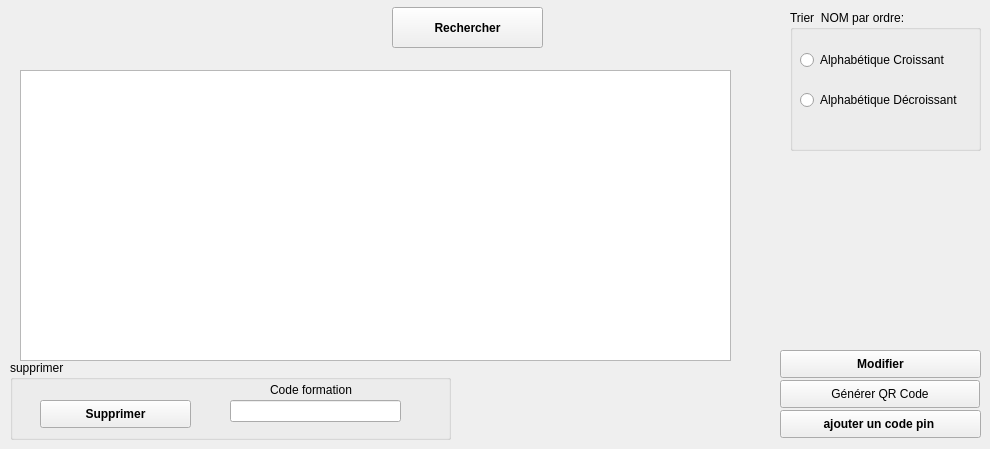
          <widget class="QWidget" name="tab_4">
           <attribute name="title">
            <string>Afficher formation</string>
           </attribute>
           <widget class="QTableView" name="tab_for">
            <property name="geometry">
             <rect>
              <x>20</x>
              <y>70</y>
              <width>711</width>
              <height>291</height>
             </rect>
            </property>
           </widget>
           <widget class="QPushButton" name="Mod_4">
            <property name="geometry">
             <rect>
              <x>780</x>
              <y>350</y>
              <width>201</width>
              <height>28</height>
             </rect>
            </property>
            <property name="font">
             <font>
              <pointsize>9</pointsize>
              <weight>75</weight>
              <bold>true</bold>
             </font>
            </property>
            <property name="styleSheet">
             <string notr="true"/>
            </property>
            <property name="text">
             <string>Modifier</string>
            </property>
            <property name="icon">
             <iconset resource="img.qrc">
              <normaloff>:/modifier.png</normaloff>:/modifier.png</iconset>
            </property>
           </widget>
           <widget class="QPushButton" name="rechercher_button">
            <property name="geometry">
             <rect>
              <x>392</x>
              <y>7</y>
              <width>151</width>
              <height>41</height>
             </rect>
            </property>
            <property name="font">
             <font>
              <pointsize>9</pointsize>
              <weight>75</weight>
              <bold>true</bold>
             </font>
            </property>
            <property name="styleSheet">
             <string notr="true"/>
            </property>
            <property name="text">
             <string>Rechercher</string>
            </property>
            <property name="icon">
             <iconset resource="img.qrc">
              <normaloff>:/rechercher.png</normaloff>:/rechercher.png</iconset>
            </property>
            <property name="iconSize">
             <size>
              <width>50</width>
              <height>30</height>
             </size>
            </property>
           </widget>
           <widget class="QPushButton" name="qrcodegen">
            <property name="geometry">
             <rect>
              <x>780</x>
              <y>380</y>
              <width>200</width>
              <height>28</height>
             </rect>
            </property>
            <property name="styleSheet">
             <string notr="true"/>
            </property>
            <property name="text">
             <string>Générer QR Code</string>
            </property>
           </widget>
           <widget class="QLabel" name="qrcodecommande">
            <property name="enabled">
             <bool>true</bool>
            </property>
            <property name="geometry">
             <rect>
              <x>740</x>
              <y>150</y>
              <width>200</width>
              <height>200</height>
             </rect>
            </property>
            <property name="sizePolicy">
             <sizepolicy hsizetype="Fixed" vsizetype="Fixed">
              <horstretch>0</horstretch>
              <verstretch>0</verstretch>
             </sizepolicy>
            </property>
            <property name="minimumSize">
             <size>
              <width>200</width>
              <height>200</height>
             </size>
            </property>
            <property name="maximumSize">
             <size>
              <width>200</width>
              <height>200</height>
             </size>
            </property>
            <property name="text">
             <string/>
            </property>
           </widget>
           <widget class="QGroupBox" name="groupBox">
            <property name="geometry">
             <rect>
              <x>790</x>
              <y>10</y>
              <width>191</width>
              <height>141</height>
             </rect>
            </property>
            <property name="title">
             <string>Trier  NOM par ordre:</string>
            </property>
            <widget class="QRadioButton" name="radioButton_croissant">
             <property name="geometry">
              <rect>
               <x>10</x>
               <y>40</y>
               <width>161</width>
               <height>20</height>
              </rect>
             </property>
             <property name="text">
              <string>Alphabétique Croissant</string>
             </property>
            </widget>
            <widget class="QRadioButton" name="radioButton_dcroissant">
             <property name="geometry">
              <rect>
               <x>10</x>
               <y>80</y>
               <width>171</width>
               <height>20</height>
              </rect>
             </property>
             <property name="text">
              <string>Alphabétique Décroissant</string>
             </property>
            </widget>
           </widget>
           <widget class="QPushButton" name="rechercher_button_22">
            <property name="geometry">
             <rect>
              <x>780</x>
              <y>410</y>
              <width>201</width>
              <height>28</height>
             </rect>
            </property>
            <property name="font">
             <font>
              <pointsize>9</pointsize>
              <weight>75</weight>
              <bold>true</bold>
             </font>
            </property>
            <property name="styleSheet">
             <string notr="true"/>
            </property>
            <property name="text">
             <string>ajouter un code pin </string>
            </property>
           </widget>
           <widget class="QGroupBox" name="groupBox_4">
            <property name="geometry">
             <rect>
              <x>10</x>
              <y>360</y>
              <width>441</width>
              <height>80</height>
             </rect>
            </property>
            <property name="title">
             <string>supprimer</string>
            </property>
            <widget class="QPushButton" name="supp">
             <property name="geometry">
              <rect>
               <x>30</x>
               <y>40</y>
               <width>151</width>
               <height>28</height>
              </rect>
             </property>
             <property name="font">
              <font>
               <pointsize>9</pointsize>
               <weight>75</weight>
               <bold>true</bold>
              </font>
             </property>
             <property name="styleSheet">
              <string notr="true"/>
             </property>
             <property name="text">
              <string>Supprimer</string>
             </property>
             <property name="icon">
              <iconset resource="img.qrc">
               <normaloff>:/supprimer.png</normaloff>:/supprimer.png</iconset>
             </property>
             <property name="iconSize">
              <size>
               <width>20</width>
               <height>20</height>
              </size>
             </property>
            </widget>
            <widget class="QLabel" name="label_18">
             <property name="geometry">
              <rect>
               <x>260</x>
               <y>20</y>
               <width>111</width>
               <height>20</height>
              </rect>
             </property>
             <property name="text">
              <string>Code formation</string>
             </property>
            </widget>
            <widget class="QLineEdit" name="code_supp">
             <property name="geometry">
              <rect>
               <x>220</x>
               <y>40</y>
               <width>171</width>
               <height>22</height>
              </rect>
             </property>
            </widget>
           </widget>
          </widget>
